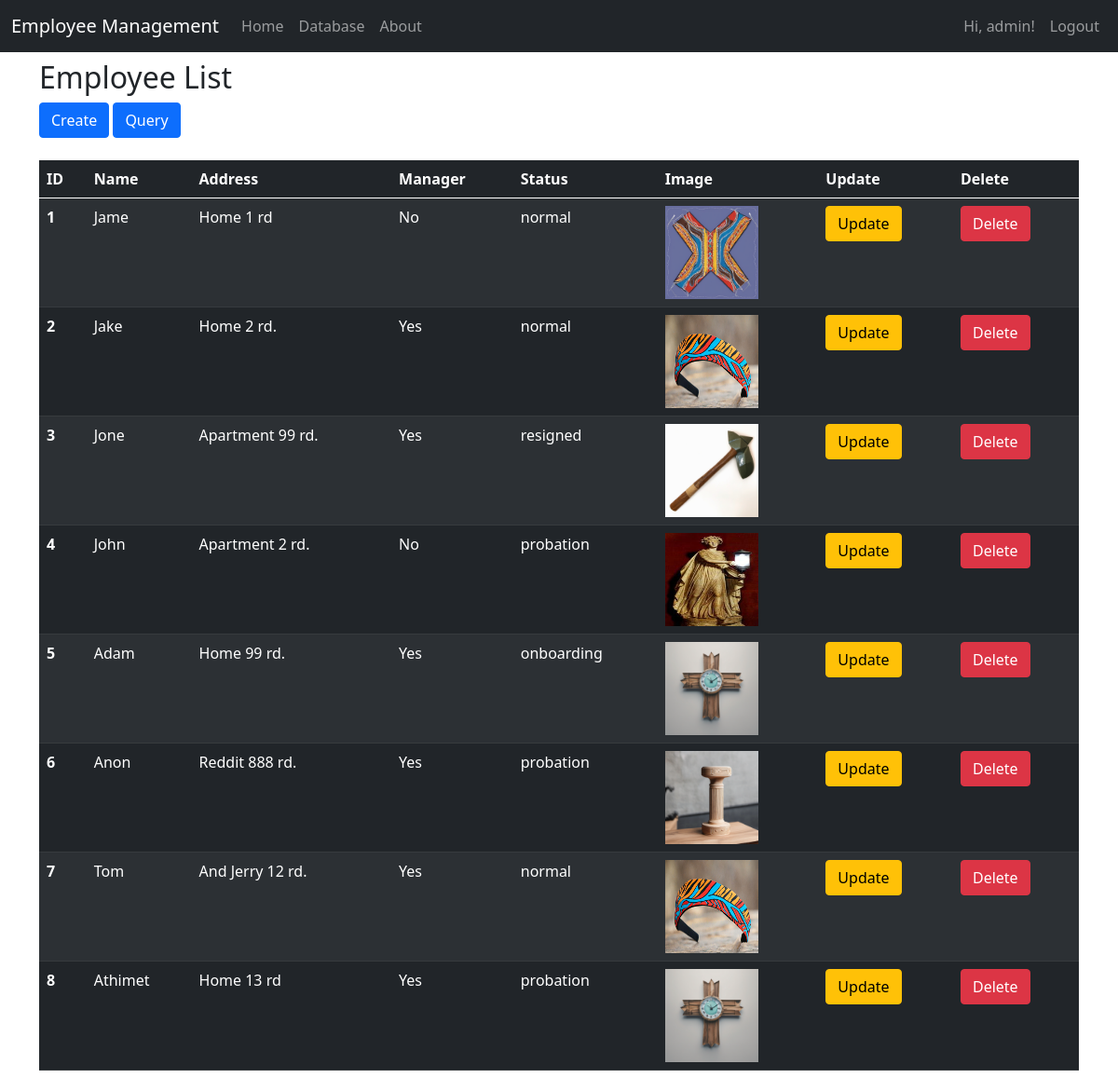
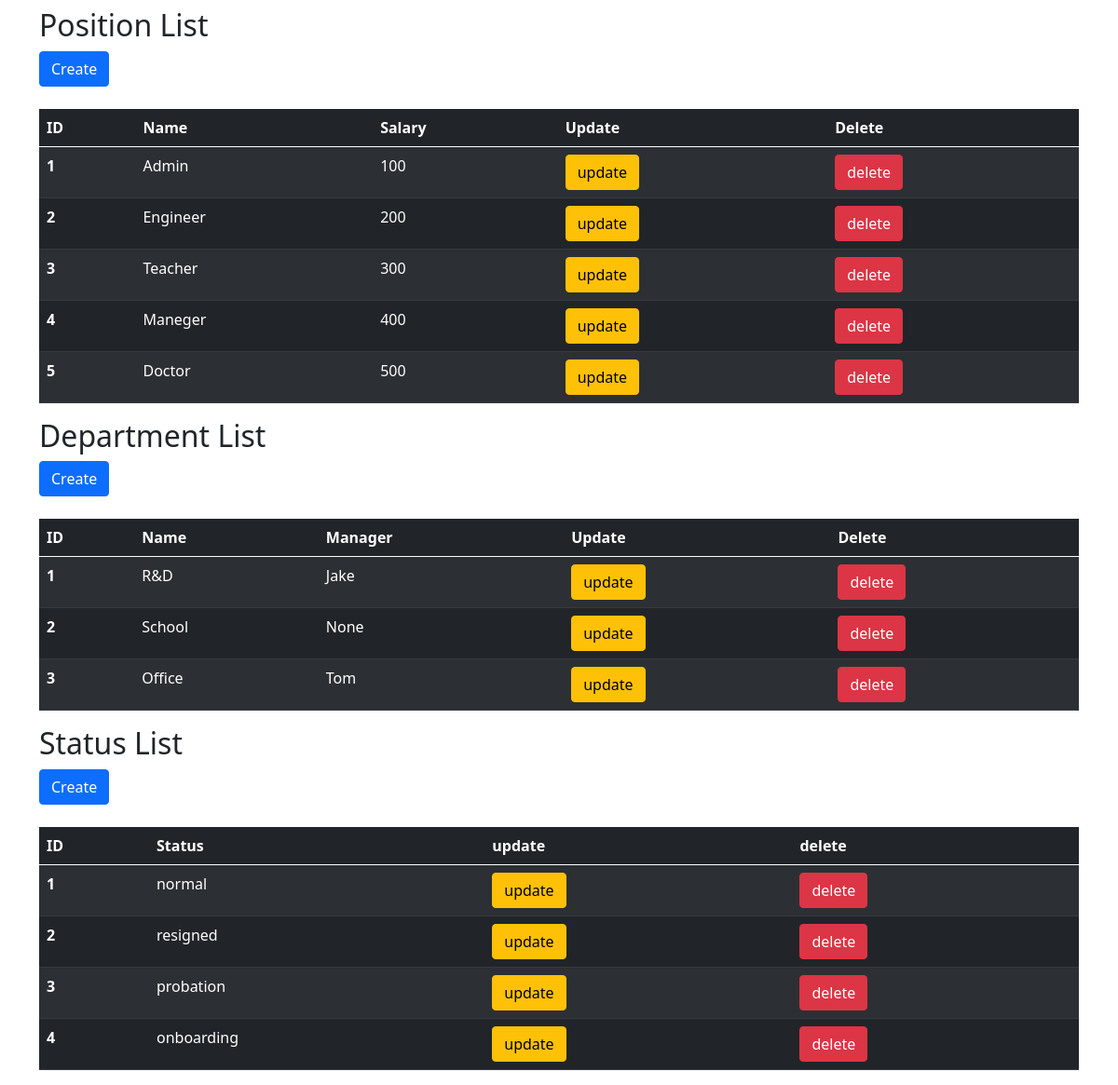
Page /database (signed in) on the committed database (2 pictures, top to bottom).
### employeemanagement_apk/models.py (models this page shows, shortened)
class Employee(models.Model):
    name = models.CharField(max_length=100)
    address = models.TextField(max_length=200)
    manager = models.BooleanField(default=False)
    status = models.ForeignKey(Status, on_delete=models.SET_NULL, null=True, default=None)
    image = models.ImageField(upload_to='images/')
    department = models.ForeignKey(Department, on_delete=models.SET_NULL, null=True, default=None, blank=True)
    position = models.ForeignKey(Position, on_delete=models.SET_NULL, null=True, default=None, blank=True)
    def __str__(self):
        return self.name

class Status(models.Model):
    em_status = models.CharField(max_length=100)

class Position(models.Model):
    name = models.TextField(max_length=100, null=False)
    salary = models.IntegerField(null=False)

class Department(models.Model):
    name = models.CharField(max_length=100)
    manager = models.ForeignKey('Employee', on_delete=models.SET_NULL, null=True, default=None, blank=True, related_name='managed_department')

### employeemanagement_apk/views.py (the view)
# urls.py: path('database', views.database, name='database'),
@login_required(login_url='index')
def database(request):
    all_employee = Employee.objects.all()
    all_status = Status.objects.all()
    all_department = Department.objects.all()
    all_position = Position.objects.all()
    return render(request, 'database.html', {'all_employee': all_employee, 'all_status': all_status, 'all_department': all_department, 'all_position': all_position})

### employeemanagement_apk/templates/database.html (shortened to what this page needs)
{% extends "base.html" %}
{% block content %}
    <h2>Employee List</h2>
    <a href="create/employee" class="btn btn-primary">Create</a>
    <a href="employee_query" class="btn btn-primary">Query</a>
    <br>
    <br>
    <table class="table table-dark table-striped">
        <thead>
            <tr>
                <th scope="col">ID</th>
                <th scope="col">Name</th>
                <th scope="col">Address</th>
                <th scope="col">Manager</th>
                <th scope="col">Status</th>
                <th scope="col">Image</th>
                <th scope="col">Update</th>
                <th scope="col">Delete</th>
            </tr>
        </thead>
        <tbody>
            {% for person in all_employee %}
            <tr>
                <th scope="row">{{ person.id }}</th>
                <td>{{ person.name }}</td>
                <td>{{ person.address }}</td>
                <td>{{ person.manager | yesno:"Yes,No" }}</td>
                <td>{{ person.status.em_status }}</td>
                <td>
                    {% if person.image %}
                        <img src="{{ person.image.url }}" width="100px" height="100px">
                    {% else %}
                        No Image
                    {% endif %}
                </td>
                <td>
                    <a href="update/employee/{{ person.id }}" class="btn btn-warning">Update</a>
                </td>
                <td>
                    <a href="delete/employee/{{ person.id }}"
                    class="btn btn-danger"
                    onclick="return confirm('คุณต้องการลบ {{ person.name }} หรือไม่ ?')">
                    Delete
                    </a>
                </td>
            </tr>
            {% endfor %}
        </tbody>
    </table>
    <h2>Position List</h2>
    <a href="create/position" class="btn btn-primary">Create</a>
    <br>
    <br>
    <table class="table table-dark table-striped">
        <thead>
            <tr>
                <th scope="col">ID</th>
                <th scope="col">Name</th>
                <th scope="col">Salary</th>
                <th scope="col">Update</th>
                <th scope="col">Delete</th>
            </tr>
        </thead>
        <tbody>
            {% for position in all_position %}
            <tr>
                <th scope="row">{{position.id}}</th>
                <td>{{position.name}}</td>
                <td>{{position.salary}}</td>
                <td><a href="update/position/{{position.id}}" class="btn btn-warning">update</a></td>
                <td>
                    <a href="delete/position/{{position.id}}" class="btn btn-danger" onclick="return confirm('คุณต้องการลบ {{position.name}} หรือไม่ ?')">delete</a>
                </td>
            </tr>
            {% endfor %}
        </tbody>
    </table>
    <h2>Department List</h2>
    <a href="create/department" class="btn btn-primary">Create</a>
    <br>
    <br>
    <table class="table table-dark table-striped">
        <thead>
            <tr>
                <th scope="col">ID</th>
                <th scope="col">Name</th>
                <th scope="col">Manager</th>
                <th scope="col">Update</th>
                <th scope="col">Delete</th>
            </tr>
        </thead>
        <tbody>
            {% for department in all_department %}
            <tr>
                <th scope="row">{{department.id}}</th>
                <td>{{department.name}}</td>
                <td>{{department.manager}}</td>
                <td><a href="update/department/{{department.id}}" class="btn btn-warning">update</a></td>
                <td>
                    <a href="delete/department/{{department.id}}" class="btn btn-danger" onclick="return confirm('คุณต้องการลบ {{department.name}} หรือไม่ ?')">delete</a>
                </td>
            </tr>
            {% endfor %}
        </tbody>
    </table>
    <h2>Status List</h2>
    <a href="create/status" class="btn btn-primary">Create</a>
      <br>
      <br>
    <table class="table table-dark table-striped">
      <thead>
        <tr>
          <th scope="col">ID</th>
          <th scope="col">Status</th>
          <th scope="col">update</th>
          <th scope="col">delete</th>
        </tr>
      </thead>
      <tbody>
          {% for status in all_status %}
          <tr>
              <th scope="row">{{status.id}}</th>
              <td>{{status.em_status}}</td>
              <td><a href="update/status/{{status.id}}" class="btn btn-warning">update</a></td>
              <td>
                  <a href="delete/status/{{status.id}}" class="btn btn-danger" onclick="return confirm('คุณต้องการลบ {{status.em_status}} หรือไม่ ?')">delete</a>
              </td>
          </tr>
          {% endfor %}
  </tbody>
  </table>
{% endblock %}

### employeemanagement_apk/templates/base.html (shortened to what this page needs)
<!DOCTYPE html>
<html lang="en">
<head>
    <link href="https://cdn.jsdelivr.net/npm/bootstrap@5.0.2/dist/css/bootstrap.min.css" rel="stylesheet">
</head>
<body>
    <nav class="navbar navbar-expand-lg navbar-dark bg-dark">
        <div class="container-fluid">
          <a class="navbar-brand" href="/">Employee Management</a>
          <div class="collapse navbar-collapse" id="navbarNav">
            <ul class="navbar-nav">
              <li class="nav-item">
                <a class="nav-link" aria-current="page" href="/">Home</a>
              </li>
              <li class="nav-item">
                <a class="nav-link" href="/database">Database</a>
              </li>
              <li class="nav-item">
                <a class="nav-link" href="/about">About</a>
              </li>
            </ul>
            {% if user.is_authenticated %}
            <ul class="navbar-nav ms-auto">
                <li class="nav-text">
                    <span class="nav-link">Hi, {{ user.username }}!</span>
                </li>
                <li class="nav-item">
                    <a class="nav-link" href="/logout">Logout</a>
                </li>
            </ul>
            {% endif %}
          </div>
        </div>
      </nav>
    <div class="container my-2">
        {% block content %}
        {%endblock%}
    </div>
</body>
</html>

### rows in the picture
Employee: id "1", name "Jame", address "Home 1 rd", manager "No", status.em_status "normal", image (picture)
Employee: id "2", name "Jake", address "Home 2 rd.", manager "Yes", status.em_status "normal", image (picture)
Employee: id "3", name "Jone", address "Apartment 99 rd.", manager "Yes", status.em_status "resigned", image (picture)
Employee: id "4", name "John", address "Apartment 2 rd.", manager "No", status.em_status "probation", image (picture)
Employee: id "5", name "Adam", address "Home 99 rd.", manager "Yes", status.em_status "onboarding", image (picture)
Employee: id "6", name "Anon", address "Reddit 888 rd.", manager "Yes", status.em_status "probation", image (picture)
Employee: id "7", name "Tom", address "And Jerry 12 rd.", manager "Yes", status.em_status "normal", image (picture)
Employee: id "8", name "Athimet", address "Home 13 rd", manager "Yes", status.em_status "probation", image (picture)
Position: id "1", name "Admin", salary "100"
Position: id "2", name "Engineer", salary "200"
Position: id "3", name "Teacher", salary "300"
Position: id "4", name "Maneger", salary "400"
Position: id "5", name "Doctor", salary "500"
Department: id "1", name "R&D", manager "Jake"
Department: id "2", name "School", manager "None"
Department: id "3", name "Office", manager "Tom"
Status: id "1", em_status "normal"
Status: id "2", em_status "resigned"
Status: id "3", em_status "probation"
Status: id "4", em_status "onboarding"

### other values in the picture
{{ user.username }} "admin"
